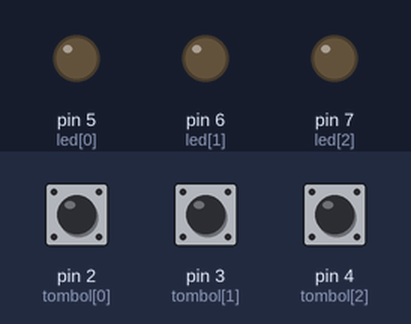
This sketch was run on a simulated Arduino Uno, built with avr-gcc and run on an emulated ATmega328P. Parts: output pins drawn as LEDs (lit = HIGH). The inputs (shaded band) are chosen by the test bench; at power-on: pin 2 (tombol[0]) LOW, pin 3 (tombol[1]) LOW, pin 4 (tombol[2]) LOW.

Above: at 1.2 s.
1.3 s: pin 2 (tombol[0]) pulled HIGH for 0.15 s
At 2.2 s:
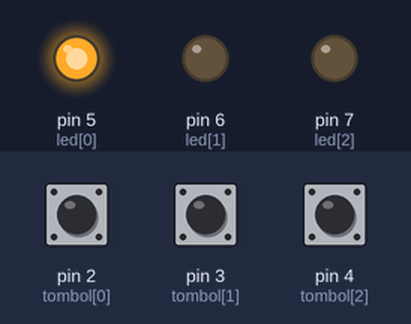
2.9 s: pin 3 (tombol[1]) pulled HIGH for 0.15 s
At 3.5 s:
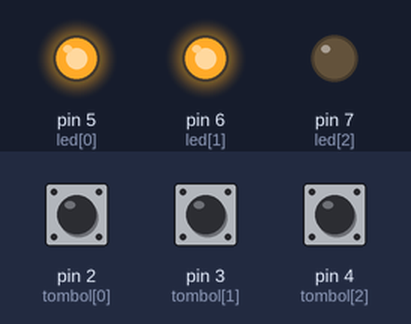
4.5 s: pin 4 (tombol[2]) pulled HIGH for 0.15 s
At 5.7 s:
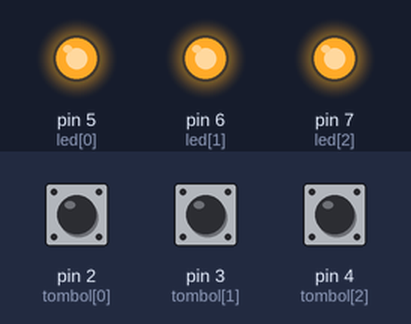
6.1 s: pin 2 (tombol[0]) pulled HIGH for 1 s
At 7.1 s:
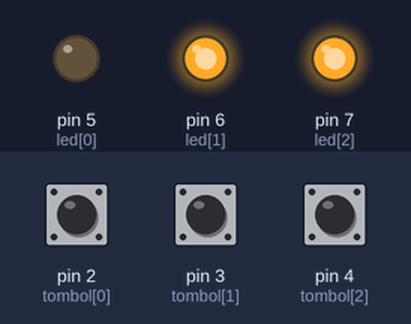
8.6 s: pin 3 (tombol[1]) pulled HIGH for 1 s
At 9.0 s:
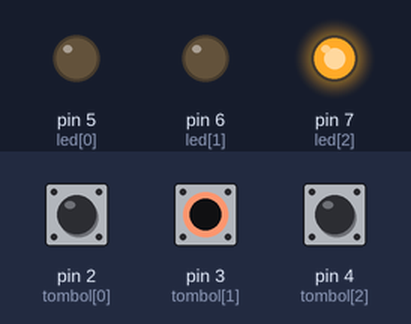
11.1 s: pin 2 (tombol[0]) pulled HIGH for 0.15 s
At 12.1 s:
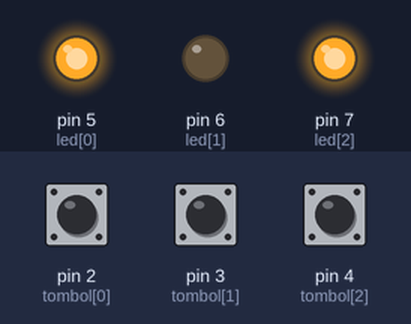
Timing chart, 0 to 13.7 s (numbered marks = the images above; inputs shaded):
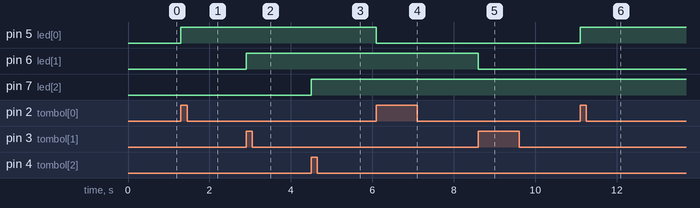

The sketch:

1_buttonkunci3.ino
```cpp
int led[] = {5, 6, 7};
int tombol[] = {2, 3, 4};

int state[] = {0, 0, 0};
int prev[] = {0, 0, 0};

void setup() {
  Serial.begin(9600);
  for (size_t i = 0; i < 3; i++) {
    pinMode(led[i], OUTPUT);
    pinMode(tombol[i], INPUT);
  }
}

void loop() {

  for (size_t i = 0; i < 3; i++) {
    int current = digitalRead(tombol[i]);
    if (current == 1 && prev[i] == 0) {
      state[i] = !state[i];
      digitalWrite(led[i], state[i]);
    }
    prev[i] = current;
  }
}
```

Measured:
- after the input at 1.3 s, pin 5 (led[0]): LOW → HIGH at once
- after the input at 2.9 s, pin 6 (led[1]): LOW → HIGH at once
- after the input at 4.5 s, pin 7 (led[2]): LOW → HIGH at once
- after the input at 6.1 s, pin 5 (led[0]): HIGH → LOW at once
- after the input at 8.6 s, pin 6 (led[1]): HIGH → LOW at once
- after the input at 11.1 s, pin 5 (led[0]): LOW → HIGH at once
